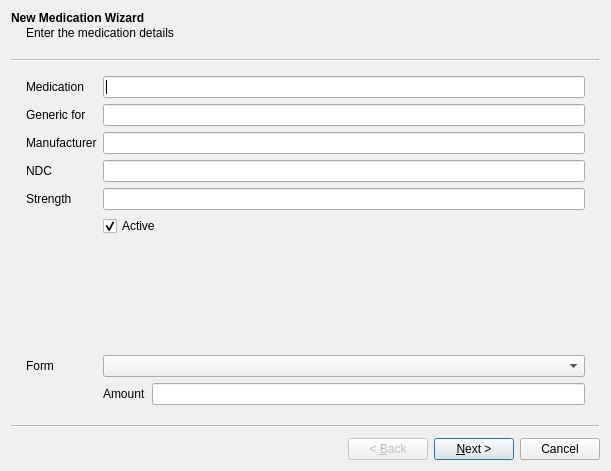
<?xml version="1.0" encoding="UTF-8"?>
<ui version="4.0">
 <class>AlterMedicationWizard</class>
 <widget class="QWizard" name="AlterMedicationWizard">
  <property name="geometry">
   <rect>
    <x>0</x>
    <y>0</y>
    <width>611</width>
    <height>471</height>
   </rect>
  </property>
  <property name="windowTitle">
   <string>Wizard</string>
  </property>
  <widget class="QWizardPage" name="page0">
   <property name="title">
    <string>New Medication Wizard</string>
   </property>
   <property name="subTitle">
    <string>Enter the medication details</string>
   </property>
   <layout class="QFormLayout" name="formLayout_2">
    <property name="fieldGrowthPolicy">
     <enum>QFormLayout::AllNonFixedFieldsGrow</enum>
    </property>
    <item row="0" column="0">
     <widget class="QLabel" name="medicationLabel">
      <property name="text">
       <string>Medication</string>
      </property>
     </widget>
    </item>
    <item row="0" column="1">
     <widget class="QLineEdit" name="medicationField"/>
    </item>
    <item row="1" column="0">
     <widget class="QLabel" name="genericLabel">
      <property name="text">
       <string>Generic for</string>
      </property>
     </widget>
    </item>
    <item row="1" column="1">
     <widget class="QLineEdit" name="genericField"/>
    </item>
    <item row="2" column="0">
     <widget class="QLabel" name="manufacturerLabel">
      <property name="text">
       <string>Manufacturer</string>
      </property>
     </widget>
    </item>
    <item row="2" column="1">
     <widget class="QLineEdit" name="manufacturerField"/>
    </item>
    <item row="3" column="0">
     <widget class="QLabel" name="ndcLabel">
      <property name="text">
       <string>NDC</string>
      </property>
     </widget>
    </item>
    <item row="3" column="1">
     <widget class="QLineEdit" name="ndcField"/>
    </item>
    <item row="8" column="0">
     <widget class="QLabel" name="formLabel">
      <property name="text">
       <string>Form</string>
      </property>
     </widget>
    </item>
    <item row="8" column="1">
     <widget class="QComboBox" name="comboBox"/>
    </item>
    <item row="9" column="1">
     <layout class="QFormLayout" name="formLayout">
      <item row="0" column="0">
       <widget class="QLabel" name="amountLabel">
        <property name="text">
         <string>Amount</string>
        </property>
       </widget>
      </item>
      <item row="0" column="1">
       <widget class="QLineEdit" name="amountField">
        <property name="readOnly">
         <bool>true</bool>
        </property>
       </widget>
      </item>
     </layout>
    </item>
    <item row="4" column="0">
     <widget class="QLabel" name="strengthLabel">
      <property name="text">
       <string>Strength</string>
      </property>
     </widget>
    </item>
    <item row="4" column="1">
     <widget class="QLineEdit" name="strengthField"/>
    </item>
    <item row="6" column="1">
     <widget class="QCheckBox" name="activeCheckbox">
      <property name="text">
       <string>Active</string>
      </property>
      <property name="checked">
       <bool>true</bool>
      </property>
     </widget>
    </item>
    <item row="7" column="1">
     <spacer name="verticalSpacer_2">
      <property name="orientation">
       <enum>Qt::Vertical</enum>
      </property>
      <property name="sizeHint" stdset="0">
       <size>
        <width>20</width>
        <height>40</height>
       </size>
      </property>
     </spacer>
    </item>
   </layout>
  </widget>
  <widget class="QWizardPage" name="page1">
   <property name="title">
    <string>Default Instructions</string>
   </property>
   <property name="subTitle">
    <string>Enter the default medication instructions.</string>
   </property>
   <layout class="QVBoxLayout" name="verticalLayout">
    <item>
     <widget class="QPlainTextEdit" name="plainTextEdit">
      <property name="maximumSize">
       <size>
        <width>16777215</width>
        <height>100</height>
       </size>
      </property>
      <property name="verticalScrollBarPolicy">
       <enum>Qt::ScrollBarAlwaysOff</enum>
      </property>
      <property name="horizontalScrollBarPolicy">
       <enum>Qt::ScrollBarAlwaysOff</enum>
      </property>
     </widget>
    </item>
    <item>
     <spacer name="verticalSpacer">
      <property name="orientation">
       <enum>Qt::Vertical</enum>
      </property>
      <property name="sizeHint" stdset="0">
       <size>
        <width>20</width>
        <height>40</height>
       </size>
      </property>
     </spacer>
    </item>
   </layout>
  </widget>
 </widget>
 <resources/>
 <connections/>
</ui>
